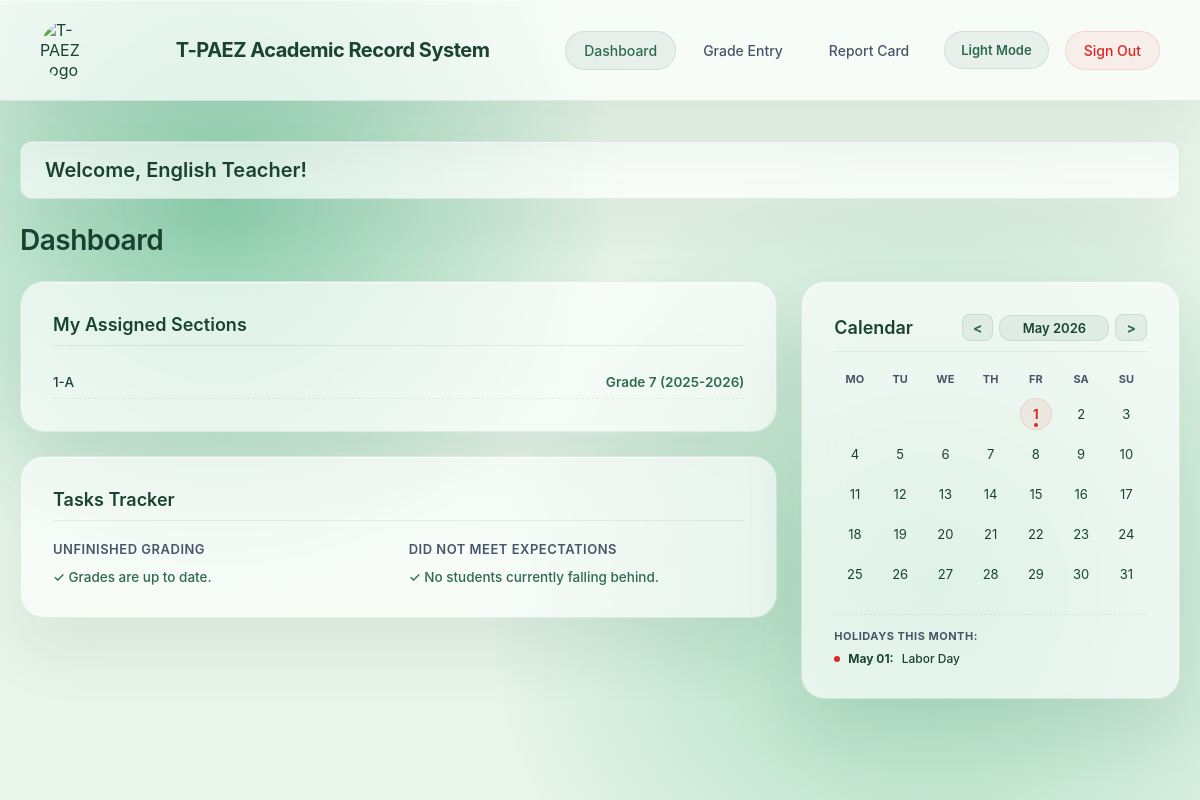
The app's page /dashboard.php?m=5&y=2026 (signed in) with its own data.
### tables this page shows
CREATE TABLE `sections` (
  `id` int(11) NOT NULL,
  `name` varchar(100) NOT NULL,
  `grade_level` int(11) NOT NULL,
  `school_year` varchar(20) NOT NULL,
  `created_at` timestamp NOT NULL DEFAULT current_timestamp()
);

### dashboard.php (the view, shortened to what this page needs)
<?php
require_once 'includes/header.php';
require_once 'config/config.php';
$user_id = $_SESSION['user_id'] ?? 0;
$role = $_SESSION['role'] ?? '';
$is_admin = ($role === 'admin');
$display_role = 'User';
if ($is_admin) {
    $display_role = 'Admin';
} elseif (strpos(strtolower($role), 'teacher') !== false) {
    try {
        $stmt_sub = $pdo->prepare("
            SELECT DISTINCT sub.name
            FROM teacher_subject_section tss
            INNER JOIN subjects sub ON tss.subject_id = sub.id
            WHERE tss.teacher_id = ? LIMIT 1
        ");
        $stmt_sub->execute([$user_id]);
        $subject_name = $stmt_sub->fetchColumn();
        $display_role = $subject_name ? htmlspecialchars($subject_name) . " Teacher" : "Teacher";
    } catch (Exception $e) {
        $display_role = "Teacher";
    }
}
$total_students = 0;
$total_sections = 0;
$total_teachers = 0;
$my_sections = [];
if (!$is_admin) {
    try {
        $stmt = $pdo->prepare("
            SELECT DISTINCT s.id, s.name, s.grade_level, s.school_year
            FROM sections s
            LEFT JOIN advisory_section adv ON s.id = adv.section_id
            LEFT JOIN teacher_subject_section tss ON s.id = tss.section_id
            WHERE adv.teacher_id = ? OR tss.teacher_id = ?
        ");
        $stmt->execute([$user_id, $user_id]);
        $my_sections = $stmt->fetchAll(PDO::FETCH_ASSOC);
    } catch (Exception $e) {
        $my_sections = [];
    }
}
$target_month = isset($_GET['m']) ? intval($_GET['m']) : intval(date('n'));
$target_year  = isset($_GET['y']) ? intval($_GET['y']) : intval(date('Y'));
$prev_month = $target_month - 1; $prev_year = $target_year;
$next_month = $target_month + 1; $next_year = $target_year;
$ph_holidays = [
    '1-1'   => 'New Year\'s Day',
    '1-2'   => 'Special Non-Working Day',
    '2-25'  => 'EDSA People Power Anniversary',
    '4-2'   => 'Maundy Thursday',
    '4-3'   => 'Good Friday',
    '4-4'   => 'Black Saturday',
    '4-9'   => 'Araw ng Kagitingan (Day of Valor)',
    '5-1'   => 'Labor Day',
    '6-12'  => 'Independence Day',
    '8-21'  => 'Ninoy Aquino Day',
    '8-31'  => 'National Heroes Day',
    '11-1'  => 'All Saints\' Day (Undas)',
    '11-2'  => 'All Souls\' Day (Special Non-Working Day)',
    '11-30' => 'Bonifacio Day',
    '12-8'  => 'Feast of the Immaculate Conception',
    '12-24' => 'Christmas Eve (Special Non-Working Day)',
    '12-25' => 'Christmas Day',
    '12-30' => 'Rizal Day',
    '12-31' => 'Last Day of the Year'
];
?>
<div style="background: var(--surface-card); border: 1px solid var(--border-card); padding: 16px 24px; border-radius: 12px; margin-bottom: 24px; box-shadow: var(--shadow-card); backdrop-filter: blur(20px); -webkit-backdrop-filter: blur(20px);">
    <h2 style="margin: 0; font-size: 20px; font-weight: 600; color: var(--text-title);">
        Welcome, <?= $display_role ?>!
    </h2>
</div>
<h1>Dashboard</h1>
<div style="display: grid; grid-template-columns: 2fr 1fr; gap: 24px; align-items: start;">
    <div style="display: flex; flex-direction: column; gap: 24px;">
        <?php if ($is_admin): ?>
            <div class="card-panel" style="margin-bottom: 0;">
                <h3 style="color: var(--text-title); font-size: 18px; font-weight: 600; margin-bottom: 20px; border-bottom: 1px solid var(--border-card); padding-bottom: 10px;">System Overview</h3>
                <div style="display: grid; grid-template-columns: repeat(auto-fit, minmax(180px, 1fr)); gap: 16px;">
                    <div style="background: var(--bg-base); padding: 16px; border-radius: 8px; border: 1px solid var(--border-card);">
                        <span style="font-size: 12px; color: var(--text-muted); font-weight: 600; text-transform: uppercase;">Total Students</span>
                        <p style="font-size: 24px; font-weight: 700; color: var(--text-title); margin-top: 4px;"><?= intval($total_students) ?></p>
                    </div>
                    <div style="background: var(--bg-base); padding: 16px; border-radius: 8px; border: 1px solid var(--border-card);">
                        <span style="font-size: 12px; color: var(--text-muted); font-weight: 600; text-transform: uppercase;">Total Sections</span>
                        <p style="font-size: 24px; font-weight: 700; color: var(--text-title); margin-top: 4px;"><?= intval($total_sections) ?></p>
                    </div>
                    <div style="background: var(--bg-base); padding: 16px; border-radius: 8px; border: 1px solid var(--border-card);">
                        <span style="font-size: 12px; color: var(--text-muted); font-weight: 600; text-transform: uppercase;">Active Teachers</span>
                        <p style="font-size: 24px; font-weight: 700; color: var(--text-title); margin-top: 4px;"><?= intval($total_teachers) ?></p>
                    </div>
                </div>
            </div>
        <?php else: ?>
            <div class="card-panel" style="margin-bottom: 0;">
                <h3 style="color: var(--text-title); font-size: 18px; font-weight: 600; margin-bottom: 20px; border-bottom: 1px solid var(--border-card); padding-bottom: 10px;">My Assigned Sections</h3>
                <div style="display: flex; flex-direction: column; gap: 8px;">
                    <?php if (empty($my_sections)): ?>
                        <p style="font-size: 13.5px; color: var(--text-muted);">No assigned classes found.</p>
                    <?php else: ?>
                        <?php foreach ($my_sections as $sec): ?>
                            <div style="font-size: 13.5px; display: flex; justify-content: space-between; padding: 8px 0; border-bottom: 1px dashed var(--border-card);">
                                <span style="color: var(--input-text); font-weight: 500;"><?= htmlspecialchars($sec['name']) ?></span>
                                <span style="color: var(--text-subtitle); font-weight: 600;">Grade <?= htmlspecialchars($sec['grade_level']) ?> (<?= htmlspecialchars($sec['school_year']) ?>)</span>
                            </div>
                        <?php endforeach; ?>
                    <?php endif; ?>
                </div>
            </div>
            <div class="card-panel" style="margin-bottom: 0;">
                <h3 style="color: var(--text-title); font-size: 18px; font-weight: 600; margin-bottom: 20px; border-bottom: 1px solid var(--border-card); padding-bottom: 10px;">Tasks Tracker</h3>
                <div style="display: grid; grid-template-columns: repeat(auto-fit, minmax(240px, 1fr)); gap: 20px;">
                    <div>
                        <h4 style="font-size: 13px; color: var(--text-muted); text-transform: uppercase; letter-spacing: 0.5px; margin-bottom: 12px; font-weight: 600;">Unfinished Grading</h4>
                        <p style="color: #2d6a4f; font-size: 13.5px; font-weight: 500;">✓ Grades are up to date.</p>
                    </div>
                    <div>
                        <h4 style="font-size: 13px; color: var(--text-muted); text-transform: uppercase; letter-spacing: 0.5px; margin-bottom: 12px; font-weight: 600;">Did Not Meet Expectations</h4>
                        <p style="color: #2d6a4f; font-size: 13.5px; font-weight: 500;">✓ No students currently falling behind.</p>
                    </div>
                </div>
            </div>
        <?php endif; ?>
    </div>
    <div class="card-panel" style="margin-bottom: 0; min-height: 380px;">
        <div style="display: flex; justify-content: space-between; align-items: center; margin-bottom: 20px; border-bottom: 1px solid var(--border-card); padding-bottom: 10px;">
            <h3 style="color: var(--text-title); font-size: 18px; font-weight: 600; margin: 0;">Calendar</h3>
            <div style="display: flex; align-items: center; gap: 6px;">
                <a href="dashboard.php?m=<?= $prev_month ?>&y=<?= $prev_year ?>" style="text-decoration: none; font-size: 14px; font-weight: 700; color: var(--mode-btn-text); background: var(--mode-btn-bg); padding: 4px 10px; border-radius: 8px; border: 1px solid var(--mode-btn-border); transition: all 0.2s ease;">&lt;</a>
                <span style="font-size: 13px; font-weight: 600; color: var(--text-title); background: var(--mode-btn-bg); padding: 4px 12px; border-radius: 12px; border: 1px solid var(--mode-btn-border); min-width: 110px; text-align: center;">
                    <?= date('F Y', strtotime("$target_year-$target_month-01")) ?>
                </span>
                <a href="dashboard.php?m=<?= $next_month ?>&y=<?= $next_year ?>" style="text-decoration: none; font-size: 14px; font-weight: 700; color: var(--mode-btn-text); background: var(--mode-btn-bg); padding: 4px 10px; border-radius: 8px; border: 1px solid var(--mode-btn-border); transition: all 0.2s ease;">&gt;</a>
            </div>
        </div>
        <div style="display: grid; grid-template-columns: repeat(7, 1fr); text-align: center; gap: 4px; font-size: 11px; font-weight: 700; color: var(--text-muted); margin-bottom: 12px;">
            <div>MO</div><div>TU</div><div>WE</div><div>TH</div><div>FR</div><div>SA</div><div>SU</div>
        </div>
        <div style="display: grid; grid-template-columns: repeat(7, 1fr); text-align: center; gap: 4px; row-gap: 8px;">
            <?php
            $first_day_of_month = date('Y-m-01', strtotime("$target_year-$target_month-01"));
            $days_in_month = date('t', strtotime($first_day_of_month));
            $day_of_week_index = date('N', strtotime($first_day_of_month));
            $real_today_day = date('j');
            $real_today_month = date('n');
            $real_today_year = date('Y');
            for ($i = 1; $i < $day_of_week_index; $i++) {
                echo '<div></div>';
            }
            for ($day = 1; $day <= $days_in_month; $day++) {
                $is_today = ($day == $real_today_day && $target_month == $real_today_month && $target_year == $real_today_year);
                $holiday_key = "$target_month-$day";
                $is_holiday = isset($ph_holidays[$holiday_key]);
                $bg_style = 'color: var(--input-text); position: relative; cursor: default;';
                $title_attr = '';
                if ($is_today) {
                    $bg_style = 'background: linear-gradient(135deg, var(--primary-start) 0%, var(--primary-end) 100%); color: #ffffff; font-weight: 700; border-radius: 50%; box-shadow: 0 4px 10px var(--primary-shadow); position: relative;';
                } elseif ($is_holiday) {
                    $bg_style = 'background: var(--banner-bg); color: var(--banner-text); font-weight: 700; border-radius: 50%; position: relative; border: 1px solid var(--banner-border);';
                    $title_attr = 'title="' . htmlspecialchars($ph_holidays[$holiday_key]) . '"';
                }
                echo '<div ' . $title_attr . ' style="font-size: 13px; height: 32px; width: 32px; display: inline-flex; align-items: center; justify-content: center; margin: 0 auto; ' . $bg_style . '">';
                echo $day;
                if ($is_holiday && !$is_today) {
                    echo '<span style="position: absolute; bottom: 2px; width: 4px; height: 4px; background-color: var(--banner-text); border-radius: 50%;"></span>';
                }
                echo '</div>';
            }
            ?>
        </div>
        <div style="margin-top: 24px; padding-top: 14px; border-top: 1px dashed var(--border-card);">
            <h4 style="font-size: 11px; color: var(--text-muted); text-transform: uppercase; font-weight: 700; margin-bottom: 8px; letter-spacing: 0.5px;">Holidays this month:</h4>
            <div style="display: flex; flex-direction: column; gap: 6px;">
                <?php
                foreach ($ph_holidays as $key => $name) {
                    list($m, $d) = explode('-', $key);
                    if (intval($m) === $target_month) {
                        echo '<div style="font-size: 12px; display: flex; align-items: center; gap: 8px; color: var(--input-text); font-weight: 500;">';
                        echo '<span style="width: 6px; height: 6px; background: var(--banner-text); border-radius: 50%; display: inline-block;"></span>';
                        echo '<strong>' . date('M d', strtotime("$target_year-$m-$d")) . ':</strong> ' . htmlspecialchars($name);
                        echo '</div>';
                    }
                }
                ?>
            </div>
        </div>
    </div>
</div>
<?php require_once 'includes/footer.php'; ?>

### css/style.css (style rules this page uses)
* { margin: 0; padding: 0; box-sizing: border-box; font-family: 'Inter', -apple-system, BlinkMacSystemFont, "Segoe UI", Roboto, sans-serif; }
:root { --bg-base: #e8f5e9; --surface-card: rgba(255, 255, 255, 0.65); --border-card: rgba(45, 106, 79, 0.1); --shadow-card: 0 32px 64px rgba(27, 67, 50, 0.08), inset 0 1px 1px rgba(255, 255, 255, 0.6); --text-title: #1b4332; --text-subtitle: #2d6a4f; --text-muted: #475569; --input-bg: rgba(255, 255, 255, 0.75); --input-border: rgba(45, 106, 79, 0.15); --input-text: #1b4332; --input-placeholder: #74c69d; --primary-start: #2d6a4f; --primary-end: #40916c; --primary-shadow: rgba(45, 106, 79, 0.15); --primary-hover-start: #1b4332; --primary-hover-end: #2d6a4f; --primary-hover-shadow: rgba(45, 106, 79, 0.25); --ambient-1: radial-gradient(circle, #52b788 0%, rgba(232, 245, 233, 0) 70%); --ambient-2: radial-gradient(circle, #74c69d 0%, rgba(232, 245, 233, 0) 70%); --banner-bg: rgba(239, 68, 68, 0.08); --banner-text: #dc2626; --banner-border: rgba(239, 68, 68, 0.15); --mode-btn-bg: rgba(45, 106, 79, 0.08); --mode-btn-border: rgba(45, 106, 79, 0.12); --mode-btn-text: #2d6a4f; --table-header-bg: #e9f0ed; --table-row-hover: rgba(45, 106, 79, 0.02); }
body { background: var(--bg-base); color: var(--input-text); min-height: 100vh; overflow-x: hidden; padding-bottom: 60px; transition: background 0.4s cubic-bezier(0.4, 0, 0.2, 1); }
h1 { color: var(--text-title); font-size: 28px; font-weight: 600; letter-spacing: -0.5px; margin-bottom: 24px; }
.card-panel { background: var(--surface-card); backdrop-filter: blur(20px); -webkit-backdrop-filter: blur(20px); border: 1px solid var(--border-card); border-radius: 24px; padding: 32px; box-shadow: var(--shadow-card); margin-bottom: 32px; }

### includes/header.php (style rules this page uses)
html, body { background: #e8f5e9; }

### records on screen
sections: name "1-A", grade_level "7", school_year "2025-2026"

### other values on screen
$display_role "English Teacher"
date('F Y', strtotime("$target_year-$target_month-01")) "May 2026"
date('M d', strtotime("$target_year-$m-$d")) "May 01"
$name "Labor Day"
